Frame 1 (no input): blank canvas, image omitted
Frame 60 (no input): blank canvas, image omitted
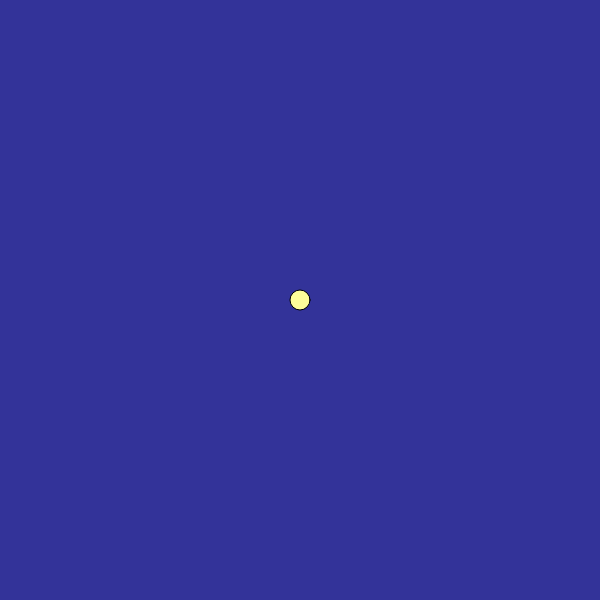
Frame 120 (the mouse pressed at the canvas centre since frame 60)

The p5.js sketch whose frames 1 and 60 were blank and that drew this single picture after the mouse press (run headless with seeded random() and noise() and a simulated clock; from frame 60 on, the mouse is pressed at the canvas centre):

// p5.js sketch
// ── sketch.js
//stars in the night sky
//when you press the mouse, a yellow star will appear

function setup() {
  createCanvas(600, 600);
  background(51, 51, 153);
}

function draw() {
  // background(220);
}

function mousePressed() {
  fill(255, 255, 153);
  circle(mouseX, mouseY, 20);
}
